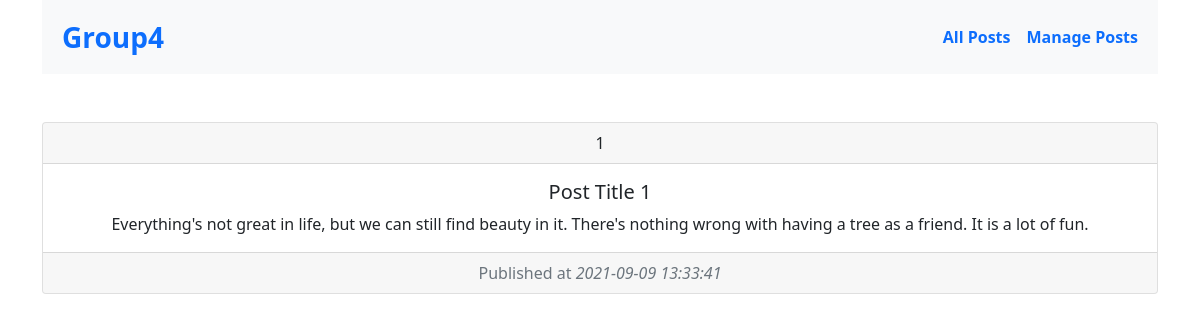
The page /index.php?postId=1 on the database its author committed.
### tables this page shows
CREATE TABLE `posts` (
  `post_id` int(11) NOT NULL,
  `title` varchar(20) NOT NULL,
  `content` varchar(300) NOT NULL,
  `published_at` timestamp NOT NULL DEFAULT current_timestamp()
);

### db.class.php (called while the page is built, shortened)
<?php
class Db
{
    protected function connect()
    {
        try
        {
            $dsn = "mysql:host=$this->servername; dbname=$this->dbname; charset=UTF8";
            $pdo = new PDO($dsn, $this->username, $this->password );
            return $pdo;
        }
        catch(PDOException $e)
        {
            echo "Veritabanı hatası: {$e->getMessage()}";
            exit(1);
        }
    }
}

### post.class.php (called while the page is built, shortened)
<?php
require_once "db.class.php";
class Post extends Db
{
    public function getSinglePost($post_id = null)
    {
        $sql = "SELECT * FROM posts WHERE post_id = ?";
        $data = $this->connect()->prepare($sql);
        $data->execute([$post_id]);
        return $data->fetchAll(PDO::FETCH_ASSOC);
    }
}

### index.php (the view, shortened to what this page needs)
<?php
    require_once "post.class.php";
    $postsObj = new Post;
?>
<!doctype html>
<html lang="en">
  <head>
    <link href="https://cdn.jsdelivr.net/npm/bootstrap@5.1.1/dist/css/bootstrap.min.css" rel="stylesheet">
  </head>
  <body>
    <div class="container text-center">
        <nav class="navbar navbar-expand-lg navbar-light bg-light">
            <div class="container-fluid">
                <a class="navbar-brand p-2 text-primary fs-3 fw-bold" href="<?php echo $_SERVER['PHP_SELF']?>">Group4</a>
                <div class="collapse navbar-collapse" id="navbarNav">
                    <ul class="navbar-nav ms-auto fw-bolder">
                        <li class="nav-item">
                            <a class="nav-link text-primary" href="<?php echo $_SERVER['PHP_SELF']?>">All Posts</a>
                        </li>
                        <li class="nav-item">
                            <a class="nav-link text-primary" href="<?php echo "http://localhost/homework4-grup-4/manage.php" ?>">Manage Posts</a>
                        </li>
                    </ul>
                </div>
            </div>
        </nav>
    <?php
        if(isset($_GET['postId'])):
            $singlePost = $_GET['postId'];
            $postId = $postsObj->getSinglePost($singlePost);
            $postId = $postId[0];
    ?>
        <div class="card text-center mt-5">
            <div class="card-header">
                <?php echo $postId['post_id'] ?>
            </div>
            <div class="card-body">
                <h5 class="card-title"> <?php echo $postId['title'] ?></h5>
                <p class="card-text"> <?php echo $postId['content'] ?></p>
            </div>
            <div class="card-footer text-muted">
                Published at <i><?php echo $postId['published_at'] ?></i>
            </div>
        </div>
    <?php endif; ?>
    </div>
  </body>
</html>

### rows shown on the page
posts: post_id "1", title "Post Title 1", content "Everything's not great in life, but we can still find beauty in it. There's nothing wrong with having a tree as a friend. It is a lot of fun.", published_at "2021-09-09 13:33:41"
